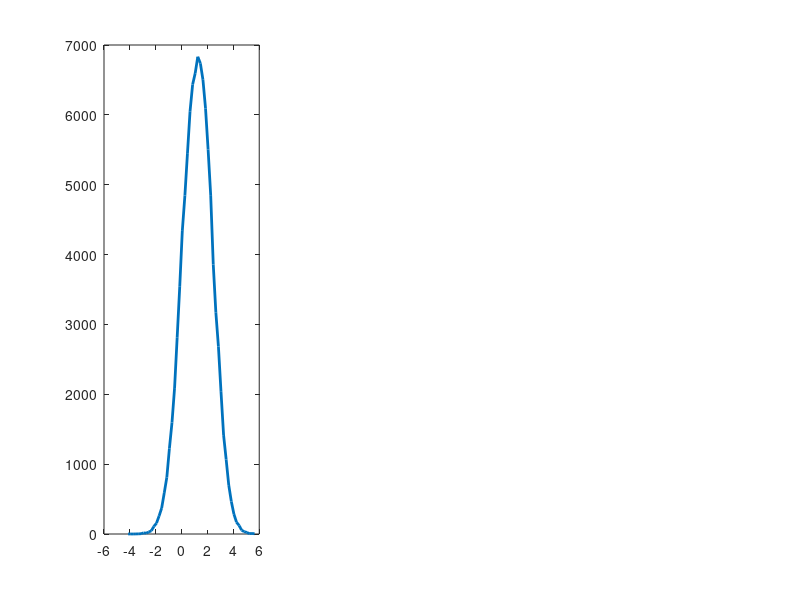

The MATLAB source for this figure: (Note: this script raises an error after producing the figure.)
%%
% Why do we need to rectify:
% - there is an ambiguity between the dipole direction and the sign of the
% reconstructed time series
% - not trivial to resolve this
% - hence we need to find a way to do tests/comparisons that are
% insensitive to this ambiguity so that the statistic/copes are smooth in 
% space AND comparable over subjects.
%
% Options are:
% acope : uses abs(c'*pe), and needs to subtract the baseline average
% abs(cope) even for differential contrasts
% coape : uses c'*abs(pe), and needs to subtract the baseline average
% abs(cope) only for average (main effect) contrasts
% acope always does OK
% coape fails completely when one +ve and one -ve
% coape better than acope if both in same direction (e.g. both +ve)

% only one active
x=2+randn(100000,1);y=randn(100000,1);z=4+randn(100000,1);

figure; subplot(1,3,1);
[h,t]=hist(abs(x)-abs(y),50);[h2]=hist(abs(z)-abs(y),t);plot(t,h,'LineWidth',2);ho; plot(t,h2,'r','LineWidth',2); 
tpr_at_fpr05=sum(abs(z)-abs(y)>percentile(abs(x)-abs(y),95))/length(abs(z)-abs(y));
title(['coape: abs(x)-abs(y), ', num2str(tpr_at_fpr05)]);

subplot(1,3,2);
[h,t]=hist(abs(x-y),50);[h2]=hist(abs(z-y),t);plot(t,h,'LineWidth',2);ho; plot(t,h2,'r','LineWidth',2); 
tpr_at_fpr05=sum(abs(z-y)>percentile(abs(x-y),95))/length(abs(z-y));
title(['acope: abs(x-y), ', num2str(tpr_at_fpr05)]);

subplot(1,3,3);
[h,t]=hist(x-y,50);[h2]=hist(z-y,t);plot(t,h,'LineWidth',2);ho; plot(t,h2,'r','LineWidth',2); 
tpr_at_fpr05=sum((z-y)>percentile((x-y),95))/length((z-y));
title(['cope: x-y, ', num2str(tpr_at_fpr05)]);

% both active
x=2+randn(100000,1);y=2*randn(100000,1);z=4+randn(100000,1);

figure; subplot(1,3,1);
[h,t]=hist(abs(x)-abs(y),50);[h2]=hist(abs(z)-abs(y),t);plot(t,h,'LineWidth',2);ho; plot(t,h2,'r','LineWidth',2); 
tpr_at_fpr05=sum(abs(z)-abs(y)>percentile(abs(x)-abs(y),95))/length(abs(z)-abs(y));
title(['coape: abs(x)-abs(y), ', num2str(tpr_at_fpr05)]);

subplot(1,3,2);
[h,t]=hist(abs(x-y),50);[h2]=hist(abs(z-y),t);plot(t,h,'LineWidth',2);ho; plot(t,h2,'r','LineWidth',2); 
tpr_at_fpr05=sum(abs(z-y)>percentile(abs(x-y),95))/length(abs(z-y));
title(['acope: abs(x-y), ', num2str(tpr_at_fpr05)]);

subplot(1,3,3);
[h,t]=hist(x-y,50);[h2]=hist(z-y,t);plot(t,h,'LineWidth',2);ho; plot(t,h2,'r','LineWidth',2); 
tpr_at_fpr05=sum((z-y)>percentile((x-y),95))/length((z-y));
title(['cope: x-y, ', num2str(tpr_at_fpr05)]);

% one positive, one negative
x=-2+randn(100000,1);y=-2+randn(100000,1);z=2+randn(100000,1);

figure; subplot(1,3,1);
[h,t]=hist(abs(x)-abs(y),50);[h2]=hist(abs(z)-abs(y),t);plot(t,h,'LineWidth',2);ho; plot(t,h2,'r','LineWidth',2); 
tpr_at_fpr05=sum(abs(z)-abs(y)>percentile(abs(x)-abs(y),95))/length(abs(z)-abs(y));
title(['coape: abs(x)-abs(y), ', num2str(tpr_at_fpr05)]);

subplot(1,3,2);
[h,t]=hist(abs(x-y),50);[h2]=hist(abs(z-y),t);plot(t,h,'LineWidth',2);ho; plot(t,h2,'r','LineWidth',2); 
tpr_at_fpr05=sum(abs(z-y)>percentile(abs(x-y),95))/length(abs(z-y));
title(['acope: abs(x-y), ', num2str(tpr_at_fpr05)]);

subplot(1,3,3);
[h,t]=hist(x-y,50);[h2]=hist(z-y,t);plot(t,h,'LineWidth',2);ho; plot(t,h2,'r','LineWidth',2); 
tpr_at_fpr05=sum((z-y)>percentile((x-y),95))/length((z-y));
title(['cope: x-y, ', num2str(tpr_at_fpr05)]);


if(0)

%%%% using baseline as null
%%


% both active positive
w=randn(100000,1);x=randn(100000,1);y=2+randn(100000,1);z=4+randn(100000,1);

[h,t]=hist(abs(x)-abs(w),50);[h2]=hist(abs(z)-abs(y),t);figure;plot(t,h);ho; plot(t,h2,'r'); 
tpr_at_fpr05=sum(abs(z)-abs(y)>percentile(abs(x)-abs(w),95))/length(abs(z)-abs(y));
title(['coape: abs(x)-abs(y), ', num2str(tpr_at_fpr05)]);
ca

[h,t]=hist(abs(x-w),50);[h2]=hist(abs(z-y),t);figure;plot(t,h);ho; plot(t,h2,'r'); 
tpr_at_fpr05=sum(abs(z-y)>percentile(abs(x-w),95))/length(abs(z-y));
title(['acope: abs(x-y), ', num2str(tpr_at_fpr05)]);



% only one active
w=randn(100000,1);x=randn(100000,1);y=randn(100000,1);z=2+randn(100000,1);

[h,t]=hist(abs(x)-abs(w),50);[h2]=hist(abs(z)-abs(y),t);figure;plot(t,h);ho; plot(t,h2,'r'); 
tpr_at_fpr05=sum(abs(z)-abs(y)>percentile(abs(x)-abs(w),95))/length(abs(z)-abs(y));
title(['coape: abs(x)-abs(y), ', num2str(tpr_at_fpr05)]);

[h,t]=hist(abs(x-w),50);[h2]=hist(abs(z-y),t);figure;plot(t,h);ho; plot(t,h2,'r'); 
tpr_at_fpr05=sum(abs(z-y)>percentile(abs(x-w),95))/length(abs(z-y));
title(['acope: abs(x-y), ', num2str(tpr_at_fpr05)]);


% one positive, one negative
w=randn(100000,1);x=randn(100000,1);y=-2+randn(100000,1);z=2+randn(100000,1);

[h,t]=hist(abs(x)-abs(w),50);[h2]=hist(abs(z)-abs(y),t);figure;plot(t,h);ho; plot(t,h2,'r'); 
tpr_at_fpr05=sum(abs(z)-abs(y)>percentile(abs(x)-abs(w),95))/length(abs(z)-abs(y));
title(['coape: abs(x)-abs(y), ', num2str(tpr_at_fpr05)]);

[h,t]=hist(abs(x-w),50);[h2]=hist(abs(z-y),t);figure;plot(t,h);ho; plot(t,h2,'r'); 
tpr_at_fpr05=sum(abs(z-y)>percentile(abs(x-w),95))/length(abs(z-y));
title(['acope: abs(x-y), ', num2str(tpr_at_fpr05)]);


% null
w=randn(100000,1);x=randn(100000,1);y=4+randn(100000,1);z=4+randn(100000,1);

[h,t]=hist(abs(x)-abs(w),50);[h2]=hist(abs(z)-abs(y),t);figure;plot(t,h);ho; plot(t,h2,'r'); 
tpr_at_fpr05=sum(abs(z)-abs(y)>percentile(abs(x)-abs(w),95))/length(abs(z)-abs(y));
title(['coape: abs(x)-abs(y), ', num2str(tpr_at_fpr05)]);

[h,t]=hist(abs(x-w),50);[h2]=hist(abs(z-y),t);figure;plot(t,h);ho; plot(t,h2,'r'); 
tpr_at_fpr05=sum(abs(z-y)>percentile(abs(x-w),95))/length(abs(z-y));
title(['acope: abs(x-y), ', num2str(tpr_at_fpr05)]);

end;
